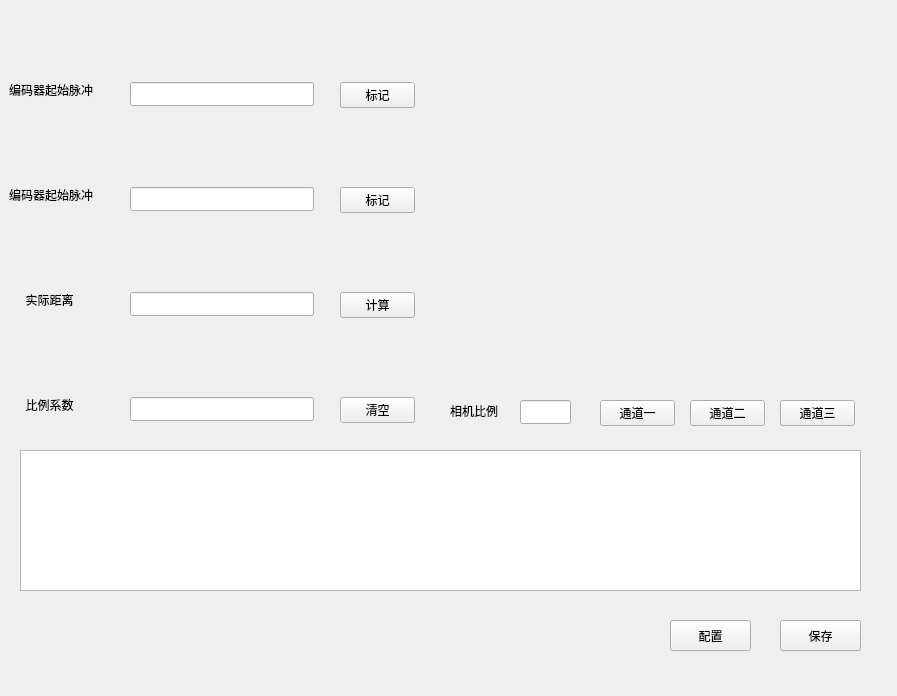
<?xml version="1.0" encoding="UTF-8"?>
<ui version="4.0">
 <class>CalibrationWindow</class>
 <widget class="QWidget" name="CalibrationWindow">
  <property name="geometry">
   <rect>
    <x>0</x>
    <y>0</y>
    <width>897</width>
    <height>696</height>
   </rect>
  </property>
  <property name="windowTitle">
   <string>CalibrationWindow</string>
  </property>
  <widget class="QLabel" name="label">
   <property name="geometry">
    <rect>
     <x>9</x>
     <y>82</y>
     <width>111</width>
     <height>16</height>
    </rect>
   </property>
   <property name="font">
    <font>
     <family>Agency FB</family>
     <pointsize>9</pointsize>
    </font>
   </property>
   <property name="text">
    <string>编码器起始脉冲</string>
   </property>
  </widget>
  <widget class="QLineEdit" name="lineEdit">
   <property name="geometry">
    <rect>
     <x>130</x>
     <y>82</y>
     <width>184</width>
     <height>24</height>
    </rect>
   </property>
  </widget>
  <widget class="QPushButton" name="pushButton">
   <property name="geometry">
    <rect>
     <x>340</x>
     <y>82</y>
     <width>75</width>
     <height>26</height>
    </rect>
   </property>
   <property name="text">
    <string>标记</string>
   </property>
  </widget>
  <widget class="QLabel" name="label_2">
   <property name="geometry">
    <rect>
     <x>9</x>
     <y>187</y>
     <width>111</width>
     <height>16</height>
    </rect>
   </property>
   <property name="font">
    <font>
     <family>Agency FB</family>
     <pointsize>9</pointsize>
    </font>
   </property>
   <property name="text">
    <string>编码器起始脉冲</string>
   </property>
  </widget>
  <widget class="QLineEdit" name="lineEdit_2">
   <property name="geometry">
    <rect>
     <x>130</x>
     <y>187</y>
     <width>184</width>
     <height>24</height>
    </rect>
   </property>
  </widget>
  <widget class="QPushButton" name="pushButton_3">
   <property name="geometry">
    <rect>
     <x>340</x>
     <y>187</y>
     <width>75</width>
     <height>26</height>
    </rect>
   </property>
   <property name="text">
    <string>标记</string>
   </property>
  </widget>
  <widget class="QLabel" name="label_3">
   <property name="geometry">
    <rect>
     <x>9</x>
     <y>292</y>
     <width>81</width>
     <height>16</height>
    </rect>
   </property>
   <property name="font">
    <font>
     <family>Agency FB</family>
     <pointsize>9</pointsize>
    </font>
   </property>
   <property name="text">
    <string>实际距离</string>
   </property>
   <property name="alignment">
    <set>Qt::AlignCenter</set>
   </property>
  </widget>
  <widget class="QLineEdit" name="lineEdit_3">
   <property name="geometry">
    <rect>
     <x>130</x>
     <y>292</y>
     <width>184</width>
     <height>24</height>
    </rect>
   </property>
  </widget>
  <widget class="QLabel" name="label_4">
   <property name="geometry">
    <rect>
     <x>9</x>
     <y>397</y>
     <width>81</width>
     <height>16</height>
    </rect>
   </property>
   <property name="font">
    <font>
     <family>Agency FB</family>
     <pointsize>9</pointsize>
    </font>
   </property>
   <property name="text">
    <string>比例系数</string>
   </property>
   <property name="alignment">
    <set>Qt::AlignCenter</set>
   </property>
  </widget>
  <widget class="QLineEdit" name="lineEdit_4">
   <property name="geometry">
    <rect>
     <x>130</x>
     <y>397</y>
     <width>184</width>
     <height>24</height>
    </rect>
   </property>
  </widget>
  <widget class="QPushButton" name="pushButton_2">
   <property name="geometry">
    <rect>
     <x>340</x>
     <y>292</y>
     <width>75</width>
     <height>26</height>
    </rect>
   </property>
   <property name="text">
    <string>计算</string>
   </property>
  </widget>
  <widget class="QPushButton" name="pushButton_4">
   <property name="geometry">
    <rect>
     <x>340</x>
     <y>397</y>
     <width>75</width>
     <height>26</height>
    </rect>
   </property>
   <property name="text">
    <string>清空</string>
   </property>
  </widget>
  <widget class="QTableView" name="tableView">
   <property name="geometry">
    <rect>
     <x>20</x>
     <y>450</y>
     <width>841</width>
     <height>141</height>
    </rect>
   </property>
  </widget>
  <widget class="QPushButton" name="pushButton_5">
   <property name="geometry">
    <rect>
     <x>670</x>
     <y>620</y>
     <width>81</width>
     <height>31</height>
    </rect>
   </property>
   <property name="text">
    <string>配置</string>
   </property>
  </widget>
  <widget class="QPushButton" name="pushButton_6">
   <property name="geometry">
    <rect>
     <x>600</x>
     <y>400</y>
     <width>75</width>
     <height>26</height>
    </rect>
   </property>
   <property name="text">
    <string>通道一</string>
   </property>
  </widget>
  <widget class="QPushButton" name="pushButton_7">
   <property name="geometry">
    <rect>
     <x>690</x>
     <y>400</y>
     <width>75</width>
     <height>26</height>
    </rect>
   </property>
   <property name="text">
    <string>通道二</string>
   </property>
  </widget>
  <widget class="QPushButton" name="pushButton_8">
   <property name="geometry">
    <rect>
     <x>780</x>
     <y>400</y>
     <width>75</width>
     <height>26</height>
    </rect>
   </property>
   <property name="text">
    <string>通道三</string>
   </property>
  </widget>
  <widget class="QPushButton" name="pushButton_9">
   <property name="geometry">
    <rect>
     <x>780</x>
     <y>620</y>
     <width>81</width>
     <height>31</height>
    </rect>
   </property>
   <property name="text">
    <string>保存</string>
   </property>
  </widget>
  <widget class="QLabel" name="label_5">
   <property name="geometry">
    <rect>
     <x>510</x>
     <y>100</y>
     <width>311</width>
     <height>221</height>
    </rect>
   </property>
   <property name="text">
    <string/>
   </property>
  </widget>
  <widget class="QLabel" name="label_6">
   <property name="geometry">
    <rect>
     <x>450</x>
     <y>400</y>
     <width>61</width>
     <height>21</height>
    </rect>
   </property>
   <property name="text">
    <string>相机比例</string>
   </property>
  </widget>
  <widget class="QLineEdit" name="lineEdit_5">
   <property name="geometry">
    <rect>
     <x>520</x>
     <y>400</y>
     <width>51</width>
     <height>24</height>
    </rect>
   </property>
  </widget>
 </widget>
 <resources/>
 <connections/>
</ui>
